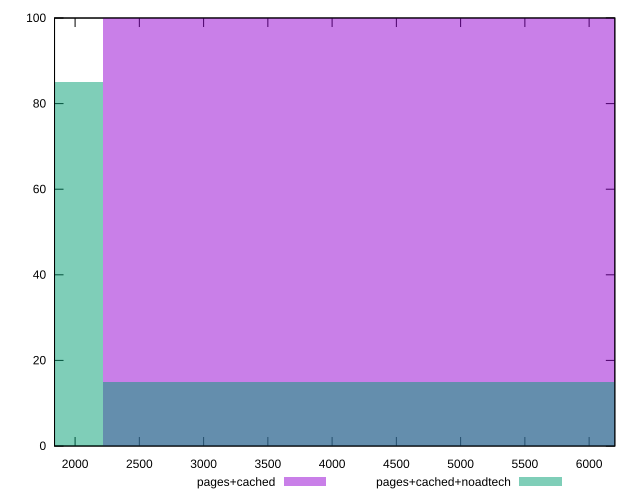

The gnuplot source for this figure:
reset

$pagesCached <<EOF
4430.653906150507 100
EOF

$pagesCachedNoadtech <<EOF
0 85
4430.653906150507 15
EOF

set key outside below
set boxwidth 4430.653906150507
set xrange [1840:6200]
set yrange [0:100]
set trange [0:100]
set style fill transparent solid 0.5 noborder
set terminal svg size 640, 500 enhanced background rgb 'white'
set output "report_00017_2021-02-10T15-08-03.406Z/unused-javascript/comparison/histogram/1_vs_2.svg"

plot $pagesCached title "pages+cached" with boxes, \
     $pagesCachedNoadtech title "pages+cached+noadtech" with boxes

reset
